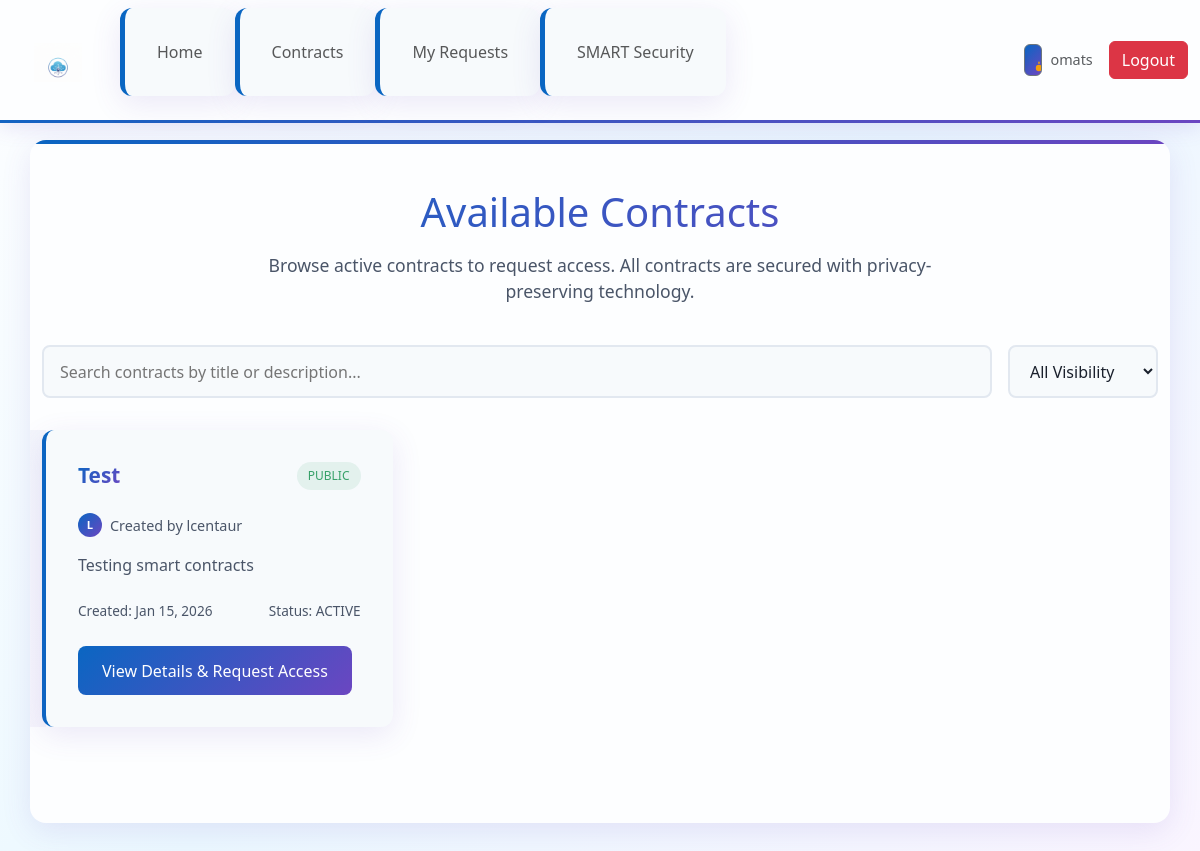
Page /contracts/public/ (signed in) on the committed database.
### contracts/models.py (models this page shows, shortened)
class Contract(models.Model):
    STATUS_CHOICES = (
        ('DRAFT', 'Draft'),
        ('PENDING_CONFIRMATION', 'Pending Confirmation'),
        ('ACTIVE', 'Active'),
        ('ARCHIVED', 'Archived'),
    )
    VISIBILITY_CHOICES = (
        ('PUBLIC', 'Public'),
        ('PRIVATE', 'Private'),
    )
    id = models.AutoField(primary_key=True)
    owner = models.ForeignKey(settings.AUTH_USER_MODEL, on_delete=models.CASCADE, related_name='contracts')
    title = models.CharField(max_length=255)
    description = models.TextField(blank=True)
    policy = models.JSONField(default=dict, blank=True)
    owner_accepted = models.BooleanField(default=False)
    second_party = models.ForeignKey(settings.AUTH_USER_MODEL, on_delete=models.SET_NULL, null=True, blank=True, related_name='received_contracts')
    second_party_accepted = models.BooleanField(default=False)
    visibility = models.CharField(max_length=20, choices=VISIBILITY_CHOICES, default='PUBLIC')
    allowed_companies = models.ManyToManyField('users.UserProfile', blank=True, related_name='allowed_contracts', help_text="Companies allowed to view this private contract")
    status = models.CharField(max_length=20, choices=STATUS_CHOICES, default='DRAFT')
    created_at = models.DateTimeField(auto_now_add=True)
    updated_at = models.DateTimeField(auto_now=True)
    class Meta:
        ordering = ('-created_at',)

### contracts/views.py (the view)
# urls.py: path('public/', views.PublicContractsView.as_view(), name='public'),
class PublicContractsView(ListView):
    model = Contract
    template_name = 'contracts/public_contracts.html'
    context_object_name = 'contracts'
    paginate_by = 12
    def get_queryset(self):
        user = self.request.user
        qs = Contract.objects.filter(status='ACTIVE') # Only show active contracts
        if user.is_authenticated:
            try:
                profile = user.userprofile
                qs = qs.filter(
                    models.Q(visibility='PUBLIC') |
                    models.Q(visibility='PRIVATE', allowed_companies=profile)
                )
            except UserProfile.DoesNotExist:
                qs = qs.filter(visibility='PUBLIC')
        else:
            qs = qs.filter(visibility='PUBLIC')
        return qs

### templates/contracts/public_contracts.html (shortened to what this page needs)
{% extends 'base.html' %}
{% load static %}
{% block content %}
<div class="public-contracts-header">
    <h1>Available Contracts</h1>
    <p>Browse active contracts to request access. All contracts are secured with privacy-preserving technology.</p>
</div>
<div class="search-filter-container">
    <div class="search-box">
        <input type="text" id="contractSearch" placeholder="Search contracts by title or description...">
    </div>
    <div class="filter-dropdown">
        <select id="visibilityFilter">
            <option value="all">All Visibility</option>
        </select>
    </div>
</div>
{% if contracts %}
<div class="contracts-grid" id="contractsContainer">
    {% for contract in contracts %}
    <div class="contract-card" data-visibility="{{ contract.visibility|lower }}" data-title="{{ contract.title|lower }}" data-description="{{ contract.description|lower }}">
        <div class="contract-header">
            <h3 class="contract-title">{{ contract.title }}</h3>
            <span class="contract-visibility {% if contract.visibility == 'PUBLIC' %}visibility-public{% else %}visibility-private{% endif %}">
                {{ contract.visibility }}
            </span>
        </div>
        <div class="contract-owner">
            <div class="owner-avatar">
                {{ contract.owner.username|first|upper }}
            </div>
            <span>Created by {{ contract.owner.username }}</span>
        </div>
        <p class="contract-description">{{ contract.description|truncatechars:150 }}</p>
        <div class="contract-meta">
            <span>Created: {{ contract.created_at|date:"M d, Y" }}</span>
            <span>Status: {{ contract.status }}</span>
        </div>
        <div class="contract-actions" style="position: relative; z-index: 100;">
            <a href="{% url 'contracts:detail' contract.pk %}" class="view-details-btn" style="position: relative; z-index: 1000; pointer-events: auto;">
                View Details & Request Access
            </a>
        </div>
    </div>
    {% endfor %}
</div>
{% endif %}
{% endblock %}

### templates/base.html (shortened to what this page needs)
{% load static %}
<!DOCTYPE html>
<html lang="en">
<head>
  <link href="https://cdn.jsdelivr.net/npm/bootstrap@5.3.2/dist/css/bootstrap.min.css" rel="stylesheet">
</head>
<body>
  <nav class="navbar navbar-expand-lg navbar-light" style="background: var(--background-body); box-shadow: var(--header-shadow); border-bottom: 3px solid transparent; border-image: var(--header-gradient); border-image-slice: 1; position: fixed; top: 0; left: 0; right: 0; width: 100%; z-index: 1000; backdrop-filter: blur(10px);">
    <div class="container-fluid">
      <a class="navbar-brand logo" href="{% url 'home' %}" aria-label="CloudContract Home">
        <img src="{% static 'logo.png' %}" alt="CloudContract" height="48" style="transition: transform 0.3s ease;">
      </a>
      <div class="collapse navbar-collapse" id="navbarNav">
        <ul class="navbar-nav me-auto">
          <li class="nav-item">
            <a class="nav-link {% if request.resolver_match.url_name == 'home' %}active{% endif %}" href="{% url 'home' %}">Home</a>
          </li>
          {% if user.is_authenticated %}
            <li class="nav-item">
              <a class="nav-link {% if 'contracts' in request.path and 'dashboard' in request.path %}active{% endif %}" href="{% url 'contracts:dashboard' %}">Contracts</a>
            </li>
            <li class="nav-item">
              <a class="nav-link {% if 'my_requests' in request.path %}active{% endif %}" href="{% url 'requests_app:my_requests' %}">My Requests</a>
            </li>
            <li class="nav-item">
              <a class="nav-link {% if 'tee_dashboard' in request.path %}active{% endif %}" href="{% url 'secure_computation:tee_dashboard' %}">SMART Security</a>
            </li>
          {% endif %}
        </ul>
        <div class="d-flex align-items-center gap-2">
          <button class="btn btn-outline-secondary theme-toggle" id="themeToggle" aria-label="Toggle theme" style="min-width: auto; padding: 0.5rem; width: auto;">
          </button>
          {% if user.is_authenticated %}
            <span class="d-none d-md-inline text-muted me-2" style="color: var(--text-secondary); font-size: 0.9rem;">{{ user.username }}</span>
            <form method="post" action="{% url 'logout' %}" style="display: inline;">
              <button type="submit" class="btn btn-danger logout-btn" onclick="showLoading(this)" style="min-width: auto;">
                <span class="btn-text">Logout</span>
              </button>
            </form>
          {% else %}
            <a href="{% url 'login' %}" class="btn btn-primary" style="min-width: auto;">Login</a>
            <a href="{% url 'register' %}" class="btn btn-outline-primary" style="min-width: auto;">Register</a>
          {% endif %}
        </div>
      </div>
    </div>
  </nav>
  <main class="container" role="main">
    {% block content %}{% endblock %}
  </main>
</body>
</html>

### templates/base.html (style rules this page uses)
:root { --primary-blue: #0A66C2; --deep-blue: #004080; --light-blue: #EBF8FF; --accent-purple: #6B46C1; --deep-purple: #553C9A; --light-purple: #FAF5FF; --text-primary: #1A202C; --text-secondary: #4A5568; --border-color: #E2E8F0; --background-light: #F7FAFC; --background-body: #FDFEFF; --success-color: #38A169; --error-color: #E53E3E; --warning-color: #DD6B20; --header-gradient: linear-gradient(135deg, var(--primary-blue) 0%, var(--accent-purple) 100%); --card-shadow: 0 8px 30px rgba(107, 70, 193, 0.12); --header-shadow: 0 4px 20px rgba(107, 70, 193, 0.15); }
* { box-sizing: border-box; margin: 0; padding: 0; }
body { font-family: 'Inter', -apple-system, BlinkMacSystemFont, "Segoe UI", Roboto, "Helvetica Neue", Arial, sans-serif; color: var(--text-primary); background: linear-gradient(135deg, var(--background-body) 0%, var(--light-blue) 50%, var(--light-purple) 100%); background-attachment: fixed; min-height: 100vh; line-height: 1.6; transition: all 0.3s ease; padding-top: 100px; }
.logo { height: 3rem; transition: transform 0.3s ease; }
.logo img { height: inherit; width: auto; display: block; }
.theme-toggle { background: var(--background-light); border: 2px solid var(--border-color); border-radius: 50px; padding: 0.5rem; cursor: pointer; display: flex; align-items: center; justify-content: space-between; width: 60px; height: 32px; position: relative; transition: all 0.3s ease; }
.theme-toggle::before { content: ''; position: absolute; top: 2px; left: 2px; width: 24px; height: 24px; background: var(--header-gradient); border-radius: 50%; transition: transform 0.3s ease; box-shadow: 0 2px 4px rgba(0, 0, 0, 0.1); }
.theme-icon { width: 16px; height: 16px; z-index: 1; position: absolute; transition: opacity 0.3s ease; pointer-events: none; }
.sun-icon { left: 6px; color: #F59E0B; opacity: 1; }
button, .btn { background: var(--header-gradient); border: none; padding: 0.85rem 1.7rem; color: white; border-radius: 8px; cursor: pointer; font-size: 1.05rem; font-weight: 600; transition: all 0.3s ease; display: inline-block; text-decoration: none; position: relative; overflow: hidden; }
button::before, .btn::before { content: ''; position: absolute; top: 0; left: -100%; width: 100%; height: 100%; background: linear-gradient(90deg, transparent, rgba(255,255,255,0.2), transparent); transition: left 0.5s; }
.logout-btn { background: var(--error-color); }
.container { max-width: 1200px; margin: 0 auto; padding: 3rem; background: var(--background-body); border-radius: 16px; box-shadow: var(--card-shadow); margin-bottom: 3rem; position: relative; overflow: hidden; transition: all 0.3s ease; }
.container::before { content: ''; position: absolute; top: 0; left: 0; right: 0; height: 4px; background: var(--header-gradient); }
h1, h2, h3, h4, h5, h6 { background: var(--header-gradient); -webkit-background-clip: text; -webkit-text-fill-color: transparent; background-clip: text; margin-bottom: 1.5rem; font-weight: 600; line-height: 1.3; }
h1 { font-size: 3rem; text-align: center; }
ul { list-style-type: none; padding: 0; }
li { background: var(--background-light); margin-bottom: 1rem; padding: 1.5rem; border-radius: 12px; border-left: 5px solid var(--primary-blue); box-shadow: var(--card-shadow); transition: all 0.3s ease; position: relative; overflow: hidden; }
li::before { content: ''; position: absolute; top: 0; left: -100%; width: 100%; height: 100%; background: var(--header-gradient); opacity: 0.05; transition: left 0.3s ease; }
nav { display: flex; align-items: center; gap: 0.5rem; margin-left: auto; }
nav a { text-decoration: none; color: var(--text-secondary); font-weight: 500; padding: 0.75rem 1.25rem; border-radius: 8px; transition: all 0.3s ease; position: relative; overflow: hidden; white-space: nowrap; border: 2px solid transparent; }
nav a::before { content: ''; position: absolute; top: 0; left: -100%; width: 100%; height: 100%; background: var(--header-gradient); opacity: 0.1; transition: left 0.4s ease; z-index: -1; }
@media (min-width: 769px) { nav { position: static; flex-direction: row; padding: 0; box-shadow: none; } }
.card, [class*="card"] { transition: all 0.3s ease; }
@media (min-width: 1024px) and (max-width: 1399px) { .container { max-width: 1200px; margin: 2.5rem auto; padding: 3rem; } }
@media (min-width: 1024px) and (max-width: 1399px) { [class*="grid"] { gap: 1.5rem; } }

### rows in the picture
Contract: title "Test", visibility "PUBLIC", owner.username|first "L", owner.username "lcentaur", description "Testing smart contracts", created_at "Jan 15, 2026", status "ACTIVE"

### other values in the picture
{{ user.username }} "omats"
